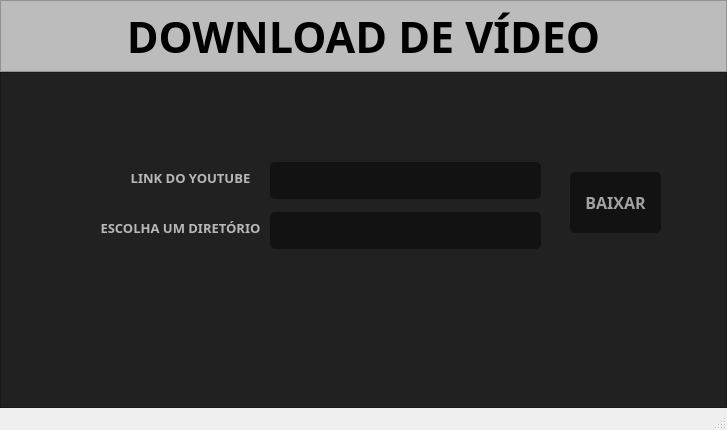
<?xml version="1.0" encoding="UTF-8"?>
<ui version="4.0">
 <class>MainWindow</class>
 <widget class="QMainWindow" name="MainWindow">
  <property name="geometry">
   <rect>
    <x>0</x>
    <y>0</y>
    <width>727</width>
    <height>430</height>
   </rect>
  </property>
  <property name="minimumSize">
   <size>
    <width>650</width>
    <height>380</height>
   </size>
  </property>
  <property name="windowTitle">
   <string>MainWindow</string>
  </property>
  <widget class="QWidget" name="centralwidget">
   <layout class="QVBoxLayout" name="verticalLayout">
    <property name="spacing">
     <number>0</number>
    </property>
    <property name="leftMargin">
     <number>0</number>
    </property>
    <property name="topMargin">
     <number>0</number>
    </property>
    <property name="rightMargin">
     <number>0</number>
    </property>
    <property name="bottomMargin">
     <number>0</number>
    </property>
    <item>
     <widget class="QFrame" name="frame_2">
      <property name="maximumSize">
       <size>
        <width>16777215</width>
        <height>72</height>
       </size>
      </property>
      <property name="styleSheet">
       <string notr="true">background-color: rgb(188, 188, 188);</string>
      </property>
      <property name="frameShape">
       <enum>QFrame::StyledPanel</enum>
      </property>
      <property name="frameShadow">
       <enum>QFrame::Raised</enum>
      </property>
      <layout class="QVBoxLayout" name="verticalLayout_2">
       <property name="leftMargin">
        <number>0</number>
       </property>
       <property name="topMargin">
        <number>0</number>
       </property>
       <property name="rightMargin">
        <number>0</number>
       </property>
       <property name="bottomMargin">
        <number>0</number>
       </property>
       <item>
        <widget class="QLabel" name="label_3">
         <property name="font">
          <font>
           <family>Segoe UI Black</family>
           <pointsize>32</pointsize>
           <weight>75</weight>
           <bold>true</bold>
          </font>
         </property>
         <property name="text">
          <string>DOWNLOAD DE VÍDEO</string>
         </property>
         <property name="alignment">
          <set>Qt::AlignCenter</set>
         </property>
        </widget>
       </item>
      </layout>
     </widget>
    </item>
    <item>
     <widget class="QFrame" name="frame">
      <property name="styleSheet">
       <string notr="true">background-color: rgb(33, 33, 33);</string>
      </property>
      <property name="frameShape">
       <enum>QFrame::StyledPanel</enum>
      </property>
      <property name="frameShadow">
       <enum>QFrame::Raised</enum>
      </property>
      <widget class="QPushButton" name="pushButton">
       <property name="geometry">
        <rect>
         <x>570</x>
         <y>100</y>
         <width>91</width>
         <height>61</height>
        </rect>
       </property>
       <property name="font">
        <font>
         <family>Yu Gothic UI Semibold</family>
         <pointsize>12</pointsize>
         <weight>75</weight>
         <bold>true</bold>
        </font>
       </property>
       <property name="styleSheet">
        <string notr="true">QPushButton{
	border: 3px;
	border-radius: 5px;
	background-color: rgb(18, 18, 18);
	color: rgb(162, 162, 162);
}
QPushButton::hover{
	border:2px solid rgb(45,45,45);
	
	border-color: rgb(255, 255, 255);
}</string>
       </property>
       <property name="text">
        <string>BAIXAR</string>
       </property>
      </widget>
      <widget class="QLabel" name="label">
       <property name="geometry">
        <rect>
         <x>120</x>
         <y>90</y>
         <width>141</width>
         <height>31</height>
        </rect>
       </property>
       <property name="font">
        <font>
         <family>Yu Gothic UI Semibold</family>
         <pointsize>10</pointsize>
         <weight>75</weight>
         <bold>true</bold>
        </font>
       </property>
       <property name="styleSheet">
        <string notr="true">color: rgb(184, 184, 184);</string>
       </property>
       <property name="text">
        <string>LINK DO YOUTUBE</string>
       </property>
       <property name="alignment">
        <set>Qt::AlignCenter</set>
       </property>
      </widget>
      <widget class="QLabel" name="label_2">
       <property name="geometry">
        <rect>
         <x>100</x>
         <y>140</y>
         <width>161</width>
         <height>31</height>
        </rect>
       </property>
       <property name="font">
        <font>
         <family>Yu Gothic UI Semibold</family>
         <pointsize>10</pointsize>
         <weight>75</weight>
         <bold>true</bold>
        </font>
       </property>
       <property name="styleSheet">
        <string notr="true">color: rgb(184, 184, 184);</string>
       </property>
       <property name="text">
        <string>ESCOLHA UM DIRETÓRIO</string>
       </property>
       <property name="alignment">
        <set>Qt::AlignCenter</set>
       </property>
      </widget>
      <widget class="QLineEdit" name="lineEdit_2">
       <property name="geometry">
        <rect>
         <x>270</x>
         <y>140</y>
         <width>271</width>
         <height>37</height>
        </rect>
       </property>
       <property name="font">
        <font>
         <family>Arial</family>
         <weight>50</weight>
         <bold>false</bold>
        </font>
       </property>
       <property name="styleSheet">
        <string notr="true">QLineEdit{
	border-radius: 5px;
	background-color: rgb(18, 18, 18);
	color: rgb(162, 162, 162);
	padding: 10px
}
QLineEdit::hover{
	border:1px solid rgb(15,15,15);
	border-color: rgb(255, 255, 255);
}</string>
       </property>
       <property name="inputMask">
        <string/>
       </property>
       <property name="text">
        <string/>
       </property>
       <property name="echoMode">
        <enum>QLineEdit::Normal</enum>
       </property>
       <property name="placeholderText">
        <string/>
       </property>
      </widget>
      <widget class="QLineEdit" name="lineEdit">
       <property name="geometry">
        <rect>
         <x>270</x>
         <y>90</y>
         <width>271</width>
         <height>37</height>
        </rect>
       </property>
       <property name="font">
        <font>
         <family>Arial</family>
         <weight>50</weight>
         <bold>false</bold>
        </font>
       </property>
       <property name="styleSheet">
        <string notr="true">QLineEdit{
	border-radius: 5px;
	background-color: rgb(18, 18, 18);
	color: rgb(162, 162, 162);
	padding: 10px
}
QLineEdit::hover{
	border:1px solid rgb(15,15,15);
	border-color: rgb(255, 255, 255);
}</string>
       </property>
       <property name="text">
        <string/>
       </property>
      </widget>
     </widget>
    </item>
   </layout>
  </widget>
  <widget class="QMenuBar" name="menubar">
   <property name="geometry">
    <rect>
     <x>0</x>
     <y>0</y>
     <width>727</width>
     <height>21</height>
    </rect>
   </property>
  </widget>
  <widget class="QStatusBar" name="statusbar"/>
 </widget>
 <resources/>
 <connections/>
</ui>
